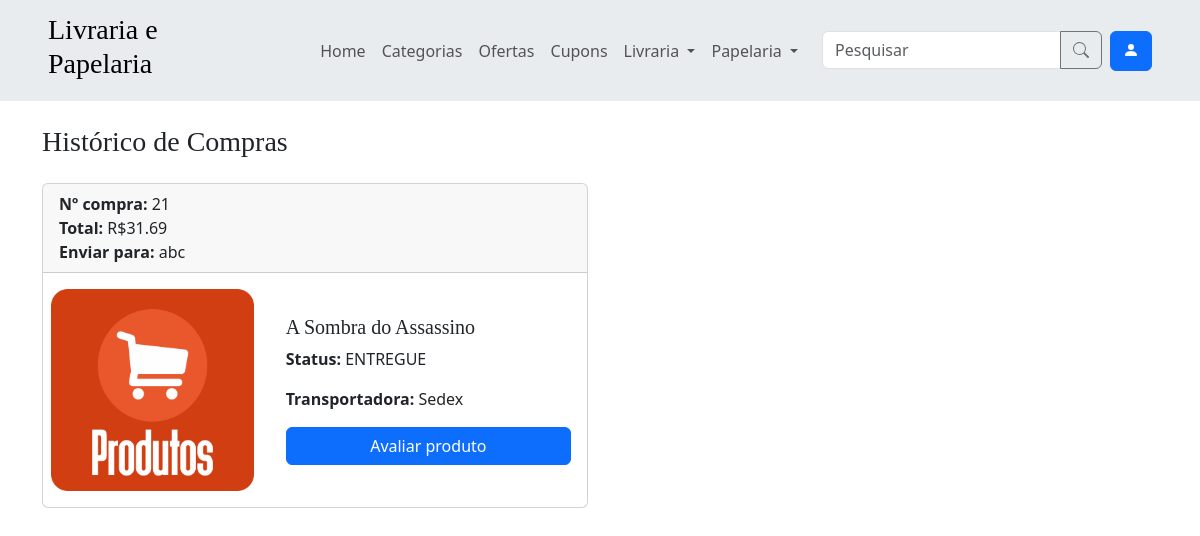
Before: /historico_compras/ (signed in) with the older database file.
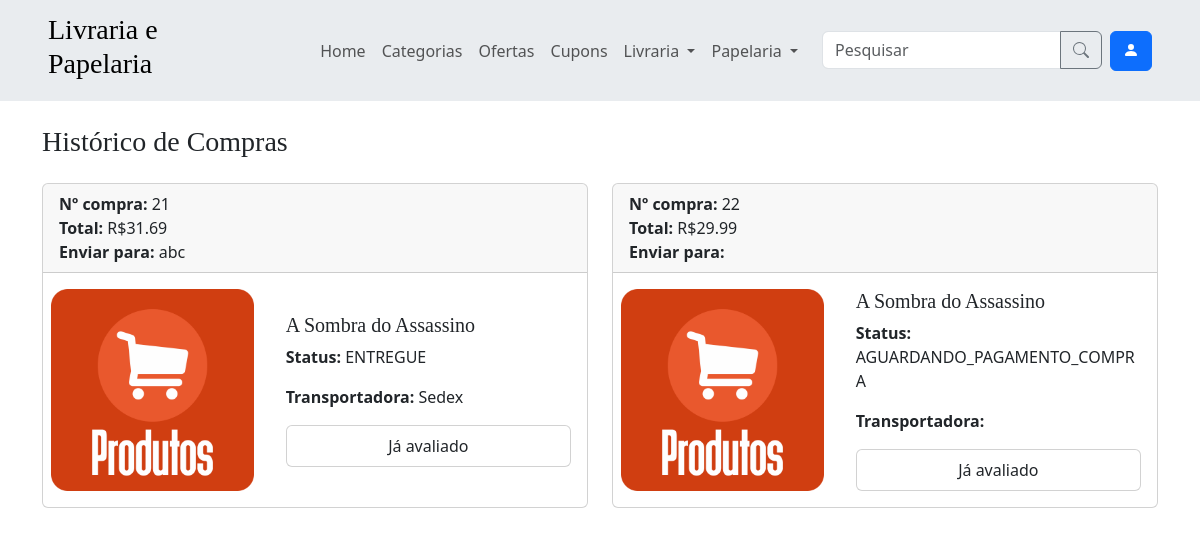
After: the same page with the newer database file.
### app/models.py (models this page shows, shortened)
class Compra(models.Model):
    usuario = models.ForeignKey(User, on_delete=models.CASCADE)
    forma_pagamento = models.ForeignKey(FormaPagamento, on_delete=models.CASCADE, null=True, blank=True)
    endereco = models.ForeignKey(Endereco, on_delete=models.CASCADE, null=True, blank=True)
    data_realizada = models.DateTimeField(auto_now_add=True)
    produtos = models.ManyToManyField(Produto, through='CompraProduto')
    def preco_produtos(self):
        return sum([compra_produto.produto.preco_atual() * compra_produto.quantidade for compra_produto in self.compraproduto_set.all()])
    def preco_frete(self):
        soma = 0
        for compra_produto in self.compraproduto_set.all():
            transportadora = compra_produto.entrega_associada().transportadora
            soma += transportadora.preco if transportadora is not None else 0
        return soma
    def desconto_cupons(self):
        soma = 0
        for cupom in self.cupom_set.all():
            soma += cupom.desconto
        return soma
    def preco_total(self):
        return max(0, self.preco_produtos() + self.preco_frete() - self.desconto_cupons())
    class Meta:
        verbose_name = verbose_name_plural = 'Compra'

class CompraProduto(models.Model):
    compra = models.ForeignKey(Compra, on_delete=models.CASCADE)
    produto = models.ForeignKey(Produto, on_delete=models.CASCADE)
    quantidade = models.PositiveIntegerField()
    def entrega_associada(self):
        try:
            entrega = Entrega.objects.get(compra_produto=self)
        except Entrega.DoesNotExist:
            entrega = Entrega(compra_produto=self)
            entrega.save()
        return entrega
    def foi_avaliado(self):
        return hasattr(self, 'avaliacao')
    class Meta:
        unique_together = ('compra', 'produto')
        verbose_name = verbose_name_plural = 'CompraProduto'

class Produto(models.Model):
    nome = models.CharField(max_length=50)
    preco = models.DecimalField(max_digits=10, decimal_places=2)
    descricao = models.TextField(null=True, blank=True)
    is_ativo = models.BooleanField(default=True)
    def preco_atual(self):
        promocao = self.promocao_set.last()
        if promocao:
            promocao_produto = promocao.promocaoproduto_set.get(produto=self)
            return self.preco * (1 - promocao_produto.desconto)
        return self.preco
    class Meta:
        verbose_name = verbose_name_plural = 'Produto'

class Promocao(models.Model):
    nome = models.CharField(max_length=100, null=True, blank=True)
    data_inicio = models.DateTimeField()
    data_fim = models.DateTimeField()
    produtos = models.ManyToManyField(Produto, through='PromocaoProduto')
    class Meta:
        verbose_name = verbose_name_plural = 'Promocao'

class PromocaoProduto(models.Model):
    produto = models.ForeignKey(Produto, on_delete=models.CASCADE)
    promocao = models.ForeignKey(Promocao, on_delete=models.CASCADE)
    desconto = models.DecimalField(max_digits=10, decimal_places=2)
    class Meta:
        unique_together = ('produto', 'promocao')
        verbose_name = verbose_name_plural = 'PromocaoProduto'

class Entrega(models.Model):
    class EstadoChoices(models.TextChoices):
        AGUARDANDO_PAGAMENTO_COMPRA = 'AGUARDANDO_PAGAMENTO_COMPRA', 'Aguardando Pagamento da Compra'
        EM_PREPARO = 'EM_PREPARO', 'Em Preparo'
        POSTADO = 'POSTADO', 'Postado'
        EM_TRANSITO = 'EM_TRANSITO', 'Em Trânsito'
        ENTREGUE = 'ENTREGUE', 'Entregue'
    compra_produto = models.OneToOneField(CompraProduto, on_delete=models.CASCADE, primary_key=True)
    transportadora = models.ForeignKey(Transportadora, on_delete=models.CASCADE, null=True, blank=True)
    codigo_rastreio = models.CharField(max_length=100, null=True, blank=True)
    data_postado = models.DateTimeField(null=True, blank=True)
    data_transito = models.DateTimeField(null=True, blank=True)
    data_recebido = models.DateTimeField(null=True, blank=True)
    estado = models.CharField(
        max_length=30,
        choices=EstadoChoices.choices,
        default=EstadoChoices.AGUARDANDO_PAGAMENTO_COMPRA,
    )
    class Meta:
        verbose_name = verbose_name_plural = 'Entrega'

class Transportadora(models.Model):
    nome = models.CharField(max_length=100)
    cnpj = models.CharField(max_length=20, unique=True)
    inscricao_estadual = models.CharField(max_length=100, unique=True)
    preco = models.DecimalField(max_digits=10, decimal_places=2, null=True, blank=True)
    class Meta:
        verbose_name = verbose_name_plural = 'Transportadora'

class Endereco(models.Model):
    usuario = models.ForeignKey(User, on_delete=models.CASCADE)
    nome = models.CharField(max_length=20, null=True, blank=False)
    rua = models.CharField(max_length=100, null=True, blank=False)
    numero = models.CharField(max_length=8, null=True, blank=False)
    bairro = models.CharField(max_length=100, null=True, blank=False)
    cidade = models.CharField(max_length=100, null=True, blank=False)
    estado = models.CharField(max_length=100, null=True, blank=False)
    cep = models.CharField(max_length=20, null=True, blank=False)
    complemento = models.CharField(max_length=50, null=True, blank=True)
    is_principal = models.BooleanField(default=False)
    class Meta:
        verbose_name = verbose_name_plural = 'Endereco'

### app/views.py (the view, shortened to what this page needs)
# urls.py: path('historico_compras/', views.historico_compras, name='historico_compras'),
@login_required
@user_passes_test(usuario_comum)
def historico_compras(request):
    compras = request.user.compra_set.all()
    return render(request, 'historico_compras.html', {'compras': compras})

### app/context_processors.py (called while the page is built)
def categorias_processor(request):
    categorias = Categoria.objects.all()
    categorias_livraria = categorias.filter(tipo='Livraria')
    categorias_papelaria = categorias.filter(tipo='Papelaria')
    categorias = categorias[:10]
    return {
        'categorias': categorias,
        'categorias_livraria': categorias_livraria,
        'categorias_papelaria': categorias_papelaria
    }

### app/views.py (called while the page is built)
def usuario_comum(user):
    return not user.is_staff

### app/templates/historico_compras.html (shortened to what this page needs)
{% extends 'components/base.html' %}
{% block content %}
    {% include 'components/content_title.html' with title='Histórico de Compras' %}
    <div class="row row-cols-1 row-cols-lg-2">
        {% for compra in compras %}
        <div class="col">
            <div class="card mb-3 w-100 text-decoration-none">
                <div class="card-header">
                    <div class="card-text"><span class="fw-bold">Nº compra: </span>{{ compra.id }}</div>
                    <div class="card-text"><span class="fw-bold">Total: </span>R${{ compra.preco_total|floatformat:2 }}</div>
                    <div class="card-text" data-bs-toggle="popover" data-bs-title="a" data-bs-content="Conteúdo do endereço" aria-describedby="popover71635">
                        <span class="fw-bold">Enviar para: </span>{{ compra.endereco.nome }}
                    </div>
                </div>
                {% for compra_produto in compra.compraproduto_set.all %}
                    <div class="row g-0 align-items-center">
                        <div class="col-md-5 p-3 ps-md-2">
                            <a href="#">
                                {% load static %}
                                <img src="{% static 'img/produto_placeholder.png' %}" class="img-fluid" alt="...">
                            </a>
                        </div>
                        <div class="col-md-7">
                            <div class="card-body">
                                <a href="#" class="card-title text-decoration-none">
                                    <h5 class="mb-2">{{ compra_produto.produto.nome }}</h5>
                                </a>
                                <p><span class="fw-bold">Status: </span> {{ compra_produto.entrega.estado }}</p>
                                <p><span class="fw-bold">Transportadora: </span> {{ compra_produto.entrega.transportadora.nome }}</p>
                                {% if not compra_produto.foi_avaliado %}
                                    <button type="button" class="w-100 btn btn-primary" data-bs-toggle="modal" data-bs-target="#staticBackdrop">
                                        Avaliar produto
                                    </button>
                                {% else %}
                                    <div class="card px-3 py-2 text-center">Já avaliado</div>
                                {% endif %}
                            </div>
                        </div>
                    </div>
                {% endfor %}
            </div>
        </div>
        {% endfor %}
    </div>
{% endblock %}

Changed rows visible on the page:
computed for CompraProduto "ENTREGUE": text "Avaliar produto" → "Já avaliado"
added Compra: id "22", preco_total "29.99"
added CompraProduto: produto.nome "A Sombra do Assassino", entrega.estado "AGUARDANDO_PAGAMENTO_COMPRA", shows "Já avaliado", shown under "22"
